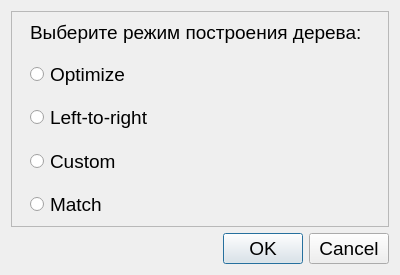
<?xml version="1.0" encoding="UTF-8"?>
<ui version="4.0">
 <class>Dialog</class>
 <widget class="QDialog" name="Dialog">
  <property name="geometry">
   <rect>
    <x>0</x>
    <y>0</y>
    <width>400</width>
    <height>275</height>
   </rect>
  </property>
  <property name="sizePolicy">
   <sizepolicy hsizetype="Fixed" vsizetype="Fixed">
    <horstretch>0</horstretch>
    <verstretch>0</verstretch>
   </sizepolicy>
  </property>
  <property name="minimumSize">
   <size>
    <width>400</width>
    <height>275</height>
   </size>
  </property>
  <property name="maximumSize">
   <size>
    <width>400</width>
    <height>287</height>
   </size>
  </property>
  <property name="font">
   <font>
    <family>Tahoma</family>
    <pointsize>14</pointsize>
   </font>
  </property>
  <property name="windowTitle">
   <string>Режим построения</string>
  </property>
  <property name="modal">
   <bool>true</bool>
  </property>
  <layout class="QVBoxLayout" name="verticalLayout">
   <item>
    <widget class="QFrame" name="frame">
     <property name="frameShape">
      <enum>QFrame::StyledPanel</enum>
     </property>
     <property name="frameShadow">
      <enum>QFrame::Raised</enum>
     </property>
     <layout class="QFormLayout" name="formLayout">
      <property name="horizontalSpacing">
       <number>9</number>
      </property>
      <property name="verticalSpacing">
       <number>18</number>
      </property>
      <property name="leftMargin">
       <number>18</number>
      </property>
      <property name="topMargin">
       <number>9</number>
      </property>
      <item row="1" column="0">
       <widget class="QRadioButton" name="radioButton">
        <property name="text">
         <string>Optimize</string>
        </property>
       </widget>
      </item>
      <item row="2" column="0">
       <widget class="QRadioButton" name="radioButton_2">
        <property name="text">
         <string>Left-to-right</string>
        </property>
       </widget>
      </item>
      <item row="3" column="0">
       <widget class="QRadioButton" name="radioButton_3">
        <property name="text">
         <string>Custom</string>
        </property>
       </widget>
      </item>
      <item row="4" column="0">
       <widget class="QRadioButton" name="radioButton_4">
        <property name="text">
         <string>Match</string>
        </property>
       </widget>
      </item>
      <item row="0" column="0">
       <widget class="QLabel" name="label">
        <property name="text">
         <string>Выберите режим построения дерева:</string>
        </property>
       </widget>
      </item>
     </layout>
    </widget>
   </item>
   <item>
    <widget class="QDialogButtonBox" name="buttonBox">
     <property name="orientation">
      <enum>Qt::Horizontal</enum>
     </property>
     <property name="standardButtons">
      <set>QDialogButtonBox::Cancel|QDialogButtonBox::Ok</set>
     </property>
     <property name="centerButtons">
      <bool>false</bool>
     </property>
    </widget>
   </item>
  </layout>
 </widget>
 <resources/>
 <connections>
  <connection>
   <sender>buttonBox</sender>
   <signal>accepted()</signal>
   <receiver>Dialog</receiver>
   <slot>accept()</slot>
   <hints>
    <hint type="sourcelabel">
     <x>248</x>
     <y>254</y>
    </hint>
    <hint type="destinationlabel">
     <x>157</x>
     <y>274</y>
    </hint>
   </hints>
  </connection>
  <connection>
   <sender>buttonBox</sender>
   <signal>rejected()</signal>
   <receiver>Dialog</receiver>
   <slot>reject()</slot>
   <hints>
    <hint type="sourcelabel">
     <x>316</x>
     <y>260</y>
    </hint>
    <hint type="destinationlabel">
     <x>286</x>
     <y>274</y>
    </hint>
   </hints>
  </connection>
 </connections>
</ui>
